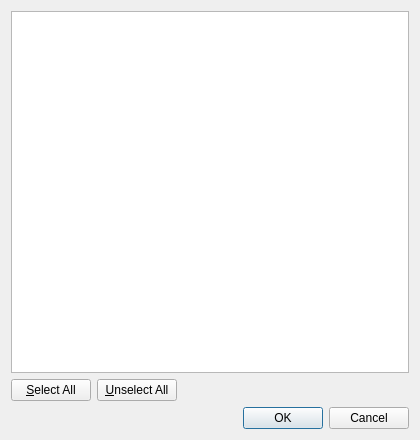
<?xml version="1.0" encoding="UTF-8"?>
<ui version="4.0">
 <class>SelectReplace</class>
 <widget class="QDialog" name="SelectReplace">
  <property name="geometry">
   <rect>
    <x>0</x>
    <y>0</y>
    <width>420</width>
    <height>440</height>
   </rect>
  </property>
  <property name="windowTitle">
   <string>Replace</string>
  </property>
  <layout class="QVBoxLayout" name="mainLayout">
   <item>
    <widget class="CbTreeWidget" name="tree">
     <property name="headerHidden">
      <bool>true</bool>
     </property>
    </widget>
   </item>
   <item>
    <layout class="QHBoxLayout" name="buttonRow">
     <item>
      <widget class="QPushButton" name="buttonSelectAll">
       <property name="text">
        <string>&amp;Select All</string>
       </property>
      </widget>
     </item>
     <item>
      <widget class="QPushButton" name="buttonUnselectAll">
       <property name="text">
        <string>&amp;Unselect All</string>
       </property>
      </widget>
     </item>
     <item>
      <spacer name="buttonSpacer">
       <property name="orientation">
        <enum>Qt::Orientation::Horizontal</enum>
       </property>
       <property name="sizeHint" stdset="0">
        <size>
         <width>20</width>
         <height>20</height>
        </size>
       </property>
      </spacer>
     </item>
    </layout>
   </item>
   <item>
    <widget class="QDialogButtonBox" name="buttonBox">
     <property name="orientation">
      <enum>Qt::Orientation::Horizontal</enum>
     </property>
     <property name="standardButtons">
      <set>QDialogButtonBox::StandardButton::Cancel|QDialogButtonBox::StandardButton::Ok</set>
     </property>
    </widget>
   </item>
  </layout>
 </widget>
 <customwidgets>
  <customwidget>
   <class>CbTreeWidget</class>
   <extends>QTreeWidget</extends>
   <header>CbTreeWidget.h</header>
  </customwidget>
 </customwidgets>
 <resources/>
 <connections/>
</ui>
